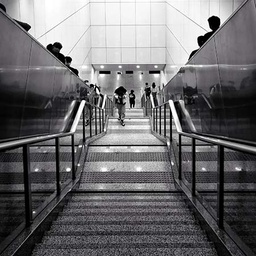
#> input picture Project3/code/GrayPhoto.jpg, 256 x 256 px, shrunk from 450 x 450 before the run
$ python Filter.py
#> lines starting #> are read from the running program, lines starting #| are printed output that depends on the picture
'''
对高斯噪声和椒盐噪声进行均值滤波、中值滤波和双边滤波
浙江大学控制学院《数字图像处理与机器视觉》第一次上机实践
jyczju
2022/3/18 v1.0
'''
import cv2
import numpy as np
import math
import matplotlib.pyplot as plt

def add_noise_Guass(img, mean=0, var=30**2):
    '''
    添加高斯噪声
    输入：灰度图像，高斯噪声均值，高斯噪声方差
    输出：添加高斯噪声后的图像
    '''
#> called with mean = 0, var = 900
    noise = np.random.normal(mean, var ** 0.5, img.shape) # 生成噪声
    img = img + noise # 加入噪声
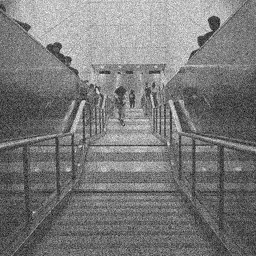
#> img: shape (256, 256) float64; min -129.8, max 365, mean 107.6; drawn with min black and max white
    img_guass = np.clip(img, 0, 255) # 防止值超限
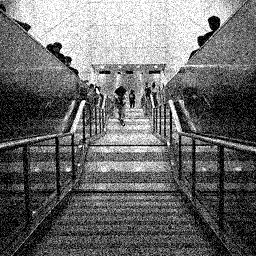
#> img_guass: shape (256, 256) float64; min 0, max 255, mean 107.9
    img_guass = np.uint8(img_guass)
    return img_guass

def add_noise_SP(img, SNR=0.6):
    '''
    添加椒盐噪声
    输入：灰度图像，信噪比（0~1之间）
    输出：添加椒盐噪声后的图像
    '''
#> called with SNR = 0.92
    SP = int((img.shape[0]*img.shape[1])*(1-SNR)) # 计算椒盐噪声个数
#> SP = 5242
    for i in range(SP):
        randx=np.random.randint(1,img.shape[0]-1)   # 生成一个 1 至 hight-1 之间的随机整数
        randy=np.random.randint(1,img.shape[1]-1)   # 生成一个 1 至 width-1 之间的随机整数
        if np.random.random()<=0.5:   # np.random.random()生成一个 0 至 1 之间的浮点数
            img[randx,randy]=0
        else:
            img[randx,randy]=255
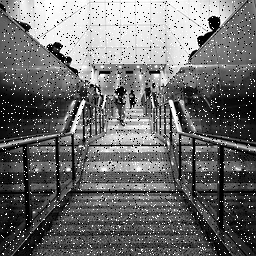
#> img: shape (256, 256); min 0, max 255, mean 109.4
    return img

def mean_Filter(img, size=(5,5)):
    '''
    均值滤波
    输入：灰度图像，模板尺寸
    输出：均值滤波后的图像
    '''
#> called with size = (5, 5)
    kernal = np.ones(size, np.float32)/size[0]/size[1] # 模板
    img_results = img.copy()
    h = img.shape[0]
#> h = 256
    w = img.shape[1]
#> w = 256
    for x in range(int((size[0]-1)/2),int(h-(size[0]-1)/2)):
        for y in range(int((size[1]-1)/2),int(w-(size[1]-1)/2)):
            window = img[int(x-(size[0]-1)/2):int(x+(size[0]-1)/2+1),int(y-(size[1]-1)/2):int(y+(size[1]-1)/2+1)] # 当前操作窗口
            img_results[x][y] = np.sum(window*kernal) # 对各点进行模板操作
    return img_results

def mid_Filter(img, size=(5,5)):
    '''
    中值滤波
    输入：灰度图像，模板尺寸
    输出：中值滤波后的图像
    '''
    img_results = img.copy()
    h = img.shape[0]
    w = img.shape[1]
    for x in range(int((size[0]-1)/2),int(h-(size[0]-1)/2)):
        for y in range(int((size[1]-1)/2),int(w-(size[1]-1)/2)):
            window = img[int(x-(size[0]-1)/2):int(x+(size[0]-1)/2+1),int(y-(size[1]-1)/2):int(y+(size[1]-1)/2+1)] # 当前操作窗口
            img_results[x][y] = np.median(window) # 对各点进行模板操作
    return img_results

def bf_Filter(img, size=(5,5), sigma_s = 10, sigma_r = 10):
    '''
    双边滤波
    输入：灰度图像，模板尺寸，空间域方差，像素值域方差
    输出：双边滤波后的图像
    '''
    img_results = img.copy()
    kernal = np.ones(size, np.float32) # 模板初始化
    h = img.shape[0]
    w = img.shape[1]
    for x in range(int((size[0]-1)/2),int(h-(size[0]-1)/2)):
        for y in range(int((size[1]-1)/2),int(w-(size[1]-1)/2)):
            window = img[int(x-(size[0]-1)/2):int(x+(size[0]-1)/2+1),int(y-(size[1]-1)/2):int(y+(size[1]-1)/2+1)] # 当前操作窗口
            for i in range(window.shape[0]):
                for j in range(window.shape[1]):
                    dist = ((i-(window.shape[0]-1)/2)**2+(j-(window.shape[0]-1)/2)**2)/2/sigma_s
                    dValue = ((float(window[i][j]) - float(window[int((window.shape[0]-1)/2)][int((window.shape[1]-1)/2)]))**2)/2/sigma_r
                    kernal[i][j] = math.exp(-dist)*math.exp(-dValue) # 计算模板权重
            kernal /= np.sum(kernal) # 权重归一化
            img_results[x][y] = np.sum(window*kernal) # 对各点进行模板操作
    return img_results

# [41 lines of commented-out code are left out]


if __name__ == '__main__':

    # 读取原始图像
    img = cv2.imread('GrayPhoto.jpg', cv2.IMREAD_GRAYSCALE)
    # cv2.imshow("img", img)

    # 对原图像添加高斯噪声
    img_guass = add_noise_Guass(img, 0, 30**2)
    cv2.imshow("img_guass", img_guass)
    cv2.imwrite('img_guass.jpg', img_guass)

    # 对原图像添加椒盐噪声
    img_SP = add_noise_SP(img, 0.92)
    cv2.imshow("img_SP", img_SP)
    cv2.imwrite('img_SP.jpg', img_SP)

    # 均值滤波
    img_mean_guass_cv = cv2.blur(img_guass, (5,5))
    cv2.imshow("img_mean_guass_cv", img_mean_guass_cv)
    cv2.imwrite("img_mean_guass_cv.jpg", img_mean_guass_cv)
    img_mean_guass = mean_Filter(img_guass, (5,5))
    cv2.imshow("img_mean_guass", img_mean_guass)
    cv2.imwrite("img_mean_guass.jpg", img_mean_guass)

    img_mean_SP_cv = cv2.blur(img_SP, (5,5))
    cv2.imshow("img_mean_SP_cv", img_mean_SP_cv)
    cv2.imwrite("img_mean_SP_cv.jpg", img_mean_SP_cv)
    img_mean_SP = mean_Filter(img_SP, (5,5))
    cv2.imshow("img_mean_SP", img_mean_SP)
    cv2.imwrite("img_mean_SP.jpg", img_mean_SP)


    # 中值滤波
    img_mid_guass_cv=cv2.medianBlur(img_guass,5)
    cv2.imshow("img_mid_guass_cv", img_mid_guass_cv)
    cv2.imwrite("img_mid_guass_cv.jpg", img_mid_guass_cv)
    img_mid_guass=mid_Filter(img_guass,(5,5) )
    cv2.imshow("img_mid_guass", img_mid_guass)
    cv2.imwrite("img_mid_guass.jpg", img_mid_guass)

    img_mid_SP_cv=cv2.medianBlur(img_SP,5)
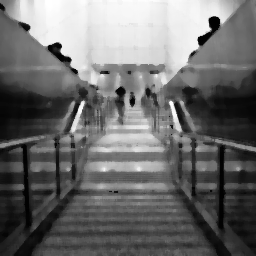
#> img_mid_SP_cv: shape (256, 256); min 1, max 255, mean 108.2
    cv2.imshow("img_mid_SP_cv", img_mid_SP_cv)
    cv2.imwrite("img_mid_SP_cv.jpg", img_mid_SP_cv)
    img_mid_SP=mid_Filter(img_SP,(5,5) )
    cv2.imshow("img_mid_SP", img_mid_SP)
    cv2.imwrite("img_mid_SP.jpg", img_mid_SP)


    # 双边滤波
    img_bf_guass=bf_Filter(img_guass,(5,5),5000**2,150**2)
#> after the loop in bf_Filter, `for x in range(int((size[0]-1)/2),int(h-(size[0]-1)/2)):`:
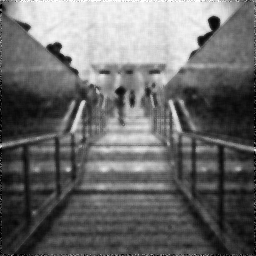
#> img_results: shape (256, 256); min 0, max 255, mean 107
#> after the loop in bf_Filter, `for x in range(int((size[0]-1)/2),int(h-(size[0]-1)/2)):`: kernal = [[0.0402, 0.0399, 0.0403, 0.0396, 0.0405], [0.0395, 0.0396, 0.0404, 0.0396, 0.0396], [0.0397, 0.0404, 0.0405, 0.0396, 0.0396], [0.04, 0.0396, 0.0405, 0.0405, 0.0396], [0.0392, 0.0403, 0.0405, 0.0405, 0.0404]]
    # img_bf_guass=bf_Filter(img_guass, 10, 15, 5)
    cv2.imshow("img_bf_guass", img_bf_guass)
    cv2.imwrite("img_bf_guass.jpg", img_bf_guass)
    img_bf_guass_cv=cv2.bilateralFilter(img_guass,5,100,15)
    cv2.imshow("img_bf_guass_cv", img_bf_guass_cv)
    cv2.imwrite("img_bf_guass_cv.jpg", img_bf_guass_cv)

    img_bf_SP=bf_Filter(img_SP,(5,5),5000**2,150**2)
#> call 2 of bf_Filter, with size = (5, 5), sigma_s = 25000000, sigma_r = 22500
#> after the loop in bf_Filter (call 2), `for x in range(int((size[0]-1)/2),int(h-(size[0]-1)/2)):`:
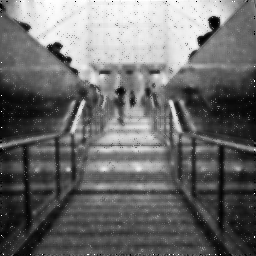
#> img_results: shape (256, 256); min 0, max 255, mean 108
#> after the loop in bf_Filter (call 2), `for x in range(int((size[0]-1)/2),int(h-(size[0]-1)/2)):`: kernal = [[0.0402, 0.0397, 0.0397, 0.0397, 0.0398], [0.0402, 0.0402, 0.04, 0.0394, 0.0397], [0.0401, 0.0402, 0.0403, 0.0398, 0.0393], [0.0402, 0.0401, 0.0402, 0.04, 0.0399], [0.0402, 0.0402, 0.0403, 0.0402, 0.0402]]
    # img_bf_SP=bf_Filter(img_SP, 10, 15, 5)
    cv2.imshow("img_bf_SP", img_bf_SP)
    cv2.imwrite("img_bf_SP.jpg", img_bf_SP)
    img_bf_SP_cv=cv2.bilateralFilter(img_SP,5,100,15)
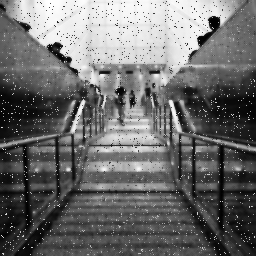
#> img_bf_SP_cv: shape (256, 256); min 0, max 255, mean 108
    cv2.imshow("img_bf_SP_cv", img_bf_SP_cv)
    cv2.imwrite("img_bf_SP_cv.jpg", img_bf_SP_cv)

    K = cv2.waitKey(0)
#> (key Esc is pressed here)
